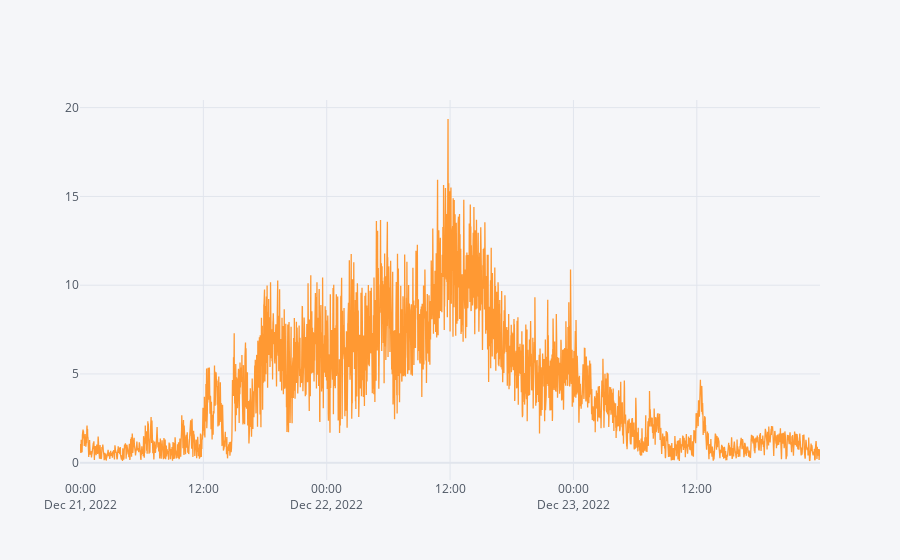

Write notebook code for a chart like this one.
### Code cell
w23_sail_met_qc_ds['wspd_arith_mean'].sel(time=slice('2022-12-21','2022-12-23')).to_pandas().iplot()

### Figure 1 — Plotly figure (JSON) as saved in the notebook; plotly's stock layout.template omitted (floating-point values rounded to 4 significant figures; data arrays with more than 128 entries replaced by an {"elided": "..."} marker saying what was removed)
{"data": [{"line": {"color": "rgba(255, 153, 51, 1.0)", "dash": "solid", "shape": "linear", "width": 1.3}, "mode": "lines", "name": "None", "text": "", "type": "scatter", "x": {"elided": "4320 str values"}, "y": {"elided": "4320 float values"}}], "layout": {"legend": {"bgcolor": "#F5F6F9", "font": {"color": "#4D5663"}}, "paper_bgcolor": "#F5F6F9", "plot_bgcolor": "#F5F6F9", "title": {"font": {"color": "#4D5663"}}, "xaxis": {"gridcolor": "#E1E5ED", "showgrid": true, "tickfont": {"color": "#4D5663"}, "title": {"font": {"color": "#4D5663"}, "text": ""}, "zerolinecolor": "#E1E5ED"}, "yaxis": {"gridcolor": "#E1E5ED", "showgrid": true, "tickfont": {"color": "#4D5663"}, "title": {"font": {"color": "#4D5663"}, "text": ""}, "zerolinecolor": "#E1E5ED"}}}
